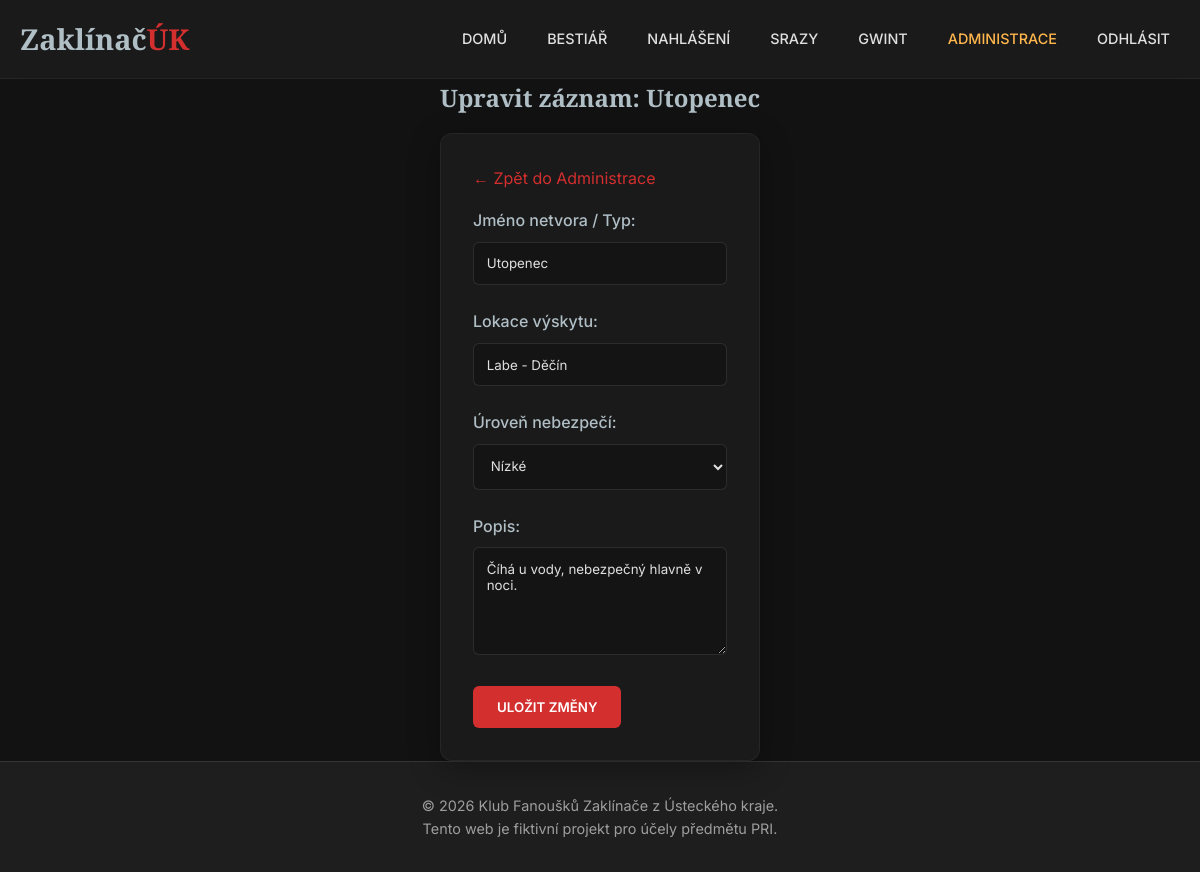
Screenshot of /admin_monster_edit.php?id=2 (signed in) with the database file from the repository.
### tables this page shows
CREATE TABLE monsters (
    id INT AUTO_INCREMENT PRIMARY KEY,
    name VARCHAR(255) NOT NULL,
    location VARCHAR(255) NOT NULL,
    danger_level VARCHAR(50) NOT NULL,
    description TEXT
) DEFAULT CHARSET=utf8mb4 COLLATE=utf8mb4_unicode_ci;

### www/admin_monster_edit.php (the view, shortened to what this page needs)
<?php
require_once 'includes/db.php';
$id = $_GET['id'] ?? 0;
$stmt = $pdo->prepare("SELECT * FROM monsters WHERE id = ?");
$stmt->execute([$id]);
$monster = $stmt->fetch();
include 'layout/header.php';
?>
<h2>Upravit záznam: <?= htmlspecialchars($monster['name']) ?></h2>
<div class="card" style="max-width: 600px; margin: 0 auto;">
    <a href="admin.php" style="display: inline-block; margin-bottom: 1rem;">&larr; Zpět do Administrace</a>
    <form method="POST" action="admin_monster_edit.php?id=<?= $monster['id'] ?>">
        <div class="form-group">
            <label for="name">Jméno netvora / Typ:</label>
            <input type="text" id="name" name="name" required value="<?= htmlspecialchars($monster['name']) ?>">
        </div>
        <div class="form-group">
            <label for="location">Lokace výskytu:</label>
            <input type="text" id="location" name="location" required value="<?= htmlspecialchars($monster['location']) ?>">
        </div>
        <div class="form-group">
            <label for="danger">Úroveň nebezpečí:</label>
            <select name="danger" id="danger" required>
                <option value="Nízké" <?= $monster['danger_level'] == 'Nízké' ? 'selected' : '' ?>>Nízké</option>
            </select>
        </div>
        <div class="form-group">
            <label for="description">Popis:</label>
            <textarea id="description" name="description" rows="5"><?= htmlspecialchars($monster['description']) ?></textarea>
        </div>
        <button type="submit" class="btn">Uložit změny</button>
    </form>
</div>
<?php include 'layout/footer.php'; ?>

### www/css/style.css (style rules this page uses)
:root { --bg-color: #121212; --surface-color: #1e1e1e; --primary-color: #d32f2f; --primary-hover: #f44336; --text-main: #e0e0e0; --text-muted: #9e9e9e; --silver: #b0bec5; --border-color: rgba(255, 255, 255, 0.1); --glass-bg: rgba(30, 30, 30, 0.7); --glass-border: rgba(255, 255, 255, 0.05); }
* { margin: 0; padding: 0; box-sizing: border-box; }
body { font-family: 'Inter', sans-serif; background-color: var(--bg-color); color: var(--text-main); line-height: 1.6; min-height: 100vh; display: flex; flex-direction: column; }
h1, h2, h3, h4, h5, h6 { font-family: 'Cinzel', serif; font-weight: 700; color: var(--silver); margin-bottom: 1rem; }
a { color: var(--primary-color); text-decoration: none; transition: color 0.3s ease; }
.card { background: var(--glass-bg); border: 1px solid var(--glass-border); border-radius: 12px; padding: 2rem; margin-bottom: 2rem; box-shadow: 0 8px 32px 0 rgba(0, 0, 0, 0.3); backdrop-filter: blur(4px); transition: transform 0.3s ease, box-shadow 0.3s ease; }
.form-group { margin-bottom: 1.5rem; }
label { display: block; margin-bottom: 0.5rem; color: var(--silver); font-weight: 500; }
input, select, textarea { width: 100%; padding: 0.8rem; background: rgba(0, 0, 0, 0.2); border: 1px solid var(--border-color); border-radius: 6px; color: var(--text-main); font-family: 'Inter', sans-serif; transition: border-color 0.3s ease, box-shadow 0.3s ease; }
select option { background-color: var(--surface-color); color: var(--text-main); }
.btn { display: inline-block; background: var(--primary-color); color: #fff; border: none; padding: 0.8rem 1.5rem; border-radius: 6px; cursor: pointer; font-family: 'Inter', sans-serif; font-weight: 600; text-transform: uppercase; transition: background 0.3s ease, transform 0.2s ease; }

### rows the page displays
monsters: name "Utopenec", location "Labe - Děčín", danger "Nízké", description "Číhá u vody, nebezpečný hlavně v noci."
